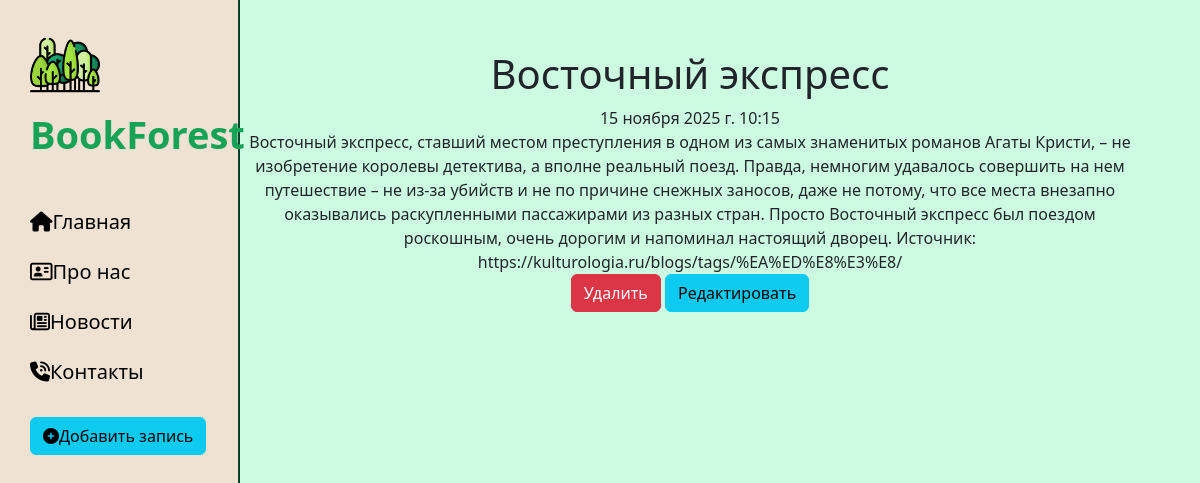
Page /news/4 on the committed database.
### news/models.py (models this page shows, shortened)
class Articales(models.Model):
    title = models.CharField('Название', max_length=50)
    anons = models.CharField('Анонс', max_length=250)
    full_text = models.TextField('Статья')
    date = models.DateTimeField('Дата публикации')
    class Meta:
        verbose_name = 'Новость'
        verbose_name_plural = 'Новости'

### news/views.py (the view)
# urls.py: path('<int:pk>', views.NewsDetailView.as_view(), name='news-datail'),
class NewsDetailView(DetailView):
    model = Articales
    template_name = 'news/details_view.html'
    context_object_name = 'article'

### news/templates/news/details_view.html (shortened to what this page needs)
{% extends 'main/layout.html'%}
{% block content %}
    <div class="features">
        <h1>{{ article.title }}</h1>
        <p>{{ article.date }}</p>
        <p>{{ article.full_text }}</p>
        <a href="{% url 'news-delete' article.id %}" class="btn btn-danger">Удалить</a>
        <a href="{% url 'news-update' article.id %}" class="btn btn-info">Редактировать</a>
    </div>
{% endblock %}

### main/static/main/css/main.css (style rules this page uses)
body { background: rgba(204, 251, 226, 1); }
.features { float: left; margin-top: 50px; text-align: center; width: 75%; }
.features p { max-width: 1000px; padding:0px; margin:0px auto; }

### rows in the picture
Articales: title "Восточный экспресс", date "15 ноября 2025 г. 10:15", full_text "Восточный экспресс, ставший местом преступления в одном из самых знаменитых романов Агаты Кристи, – не изобретение королевы детектива, а вполне реальный поезд. Правда, немногим удавалось совершить на нем путешествие – не из-за убийств и не по причине снежных заносов, даже не потому, что все места внезапно оказывались раскупленными пассажирами из разных стран. Просто Восточный экспресс был поездом роскошным, очень дорогим и напоминал настоящий дворец. Источник: https://kulturologia.ru/blogs/tags/%EA%ED%E8%E3%E8/"
